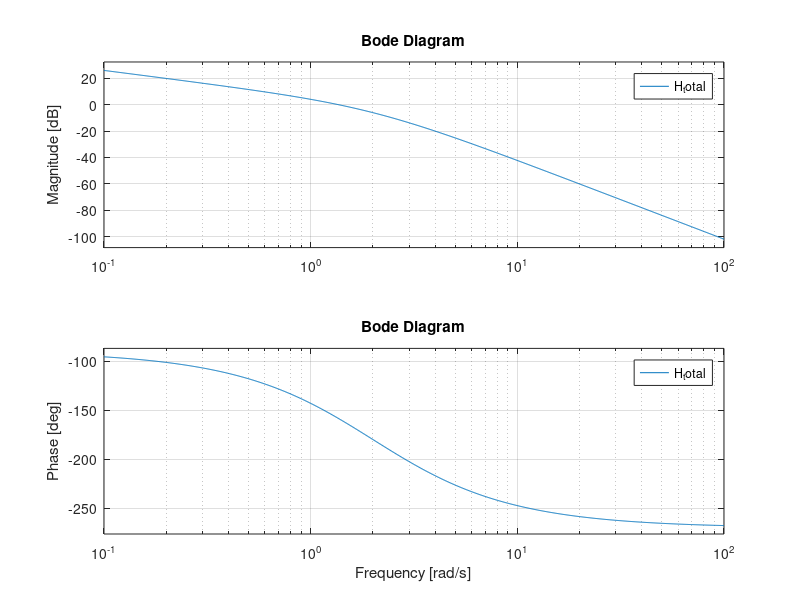
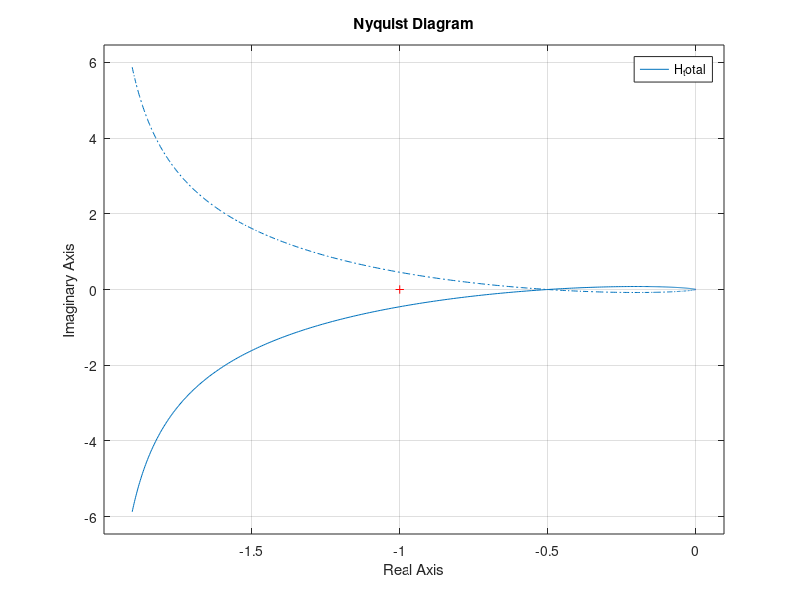

These charts were generated, in order, by the following MATLAB code: (Note: this script raises an error after producing the figures.)
% Definition of the transfer function
K = 8; % Elementary gain

% Creation of the transfer function without delay
s = tf('s');
H = K / (s * (s + 2)^2);
% It can also be written like this
% num = K;
% den = [1 4 4 0];
% H = tf(num, den);

% Modify this variable if the function has pure delay
delay = false;

if delay == true
    % Definition of the pure delay
    T_delay = 2; % Delay in seconds

    % Approximation of the pure delay with a 10th-order Padé series
    [num_delay, den_delay] = pade(T_delay, 10);
    H_delay = tf(num_delay, den_delay);

    % Total transfer function with delay
    H_total = H * H_delay;
else
    H_total = H;
end

% Bode plot
figure;
bode(H_total);
grid on;
title('Bode Diagram');

% Nyquist plot
figure;
nyquist(H_total);
grid on;
title('Nyquist Diagram');

% Zeros of the transfer function
zeros_total = zero(H_total);

% Poles of the transfer function
poles_total = pole(H_total);

% Elementary gain
gain_total = dcgain(H_total);

% Magnitude of the transfer function
[mag_total, phase_total, wout_total] = bode(H_total);
mag_total = squeeze(mag_total);
phase_total = squeeze(phase_total);
wout_total = squeeze(wout_total);

% Calculation of the break frequencies
break_frequencies_total = abs(poles_total);

% Calculation of phase and gain margins
[GM_total, PM_total, Wcg_total, Wcp_total] = margin(H_total);

% Convert the gain margin from gain units to dB
GM_dB_total = 20 * log10(GM_total);

% Displaying the results
disp('Zeros of the transfer function:');
disp(zeros_total);

disp('Poles of the transfer function:');
disp(poles_total);

disp('Elementary gain:');
disp(gain_total);

disp('Magnitude of the transfer function at different frequencies:');
disp(table(wout_total, mag_total, phase_total));

disp('Break frequencies:');
disp(break_frequencies_total);

disp('Gain margin (dB):');
disp(GM_dB_total);

disp('Phase margin (degrees):');
disp(PM_total);

disp('Unity gain frequency (rad/s):');
disp(Wcg_total);

disp('Phase crossover frequency (rad/s):');
disp(Wcp_total);
